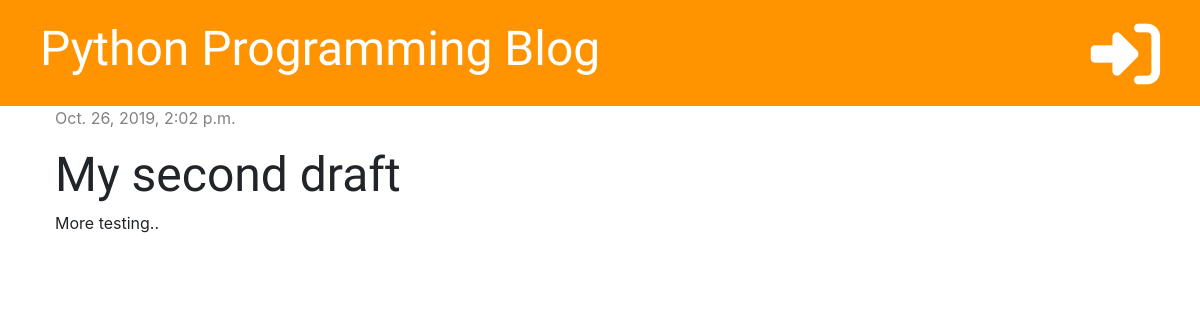
/post/7/, run on an earlier commit of the app's database.
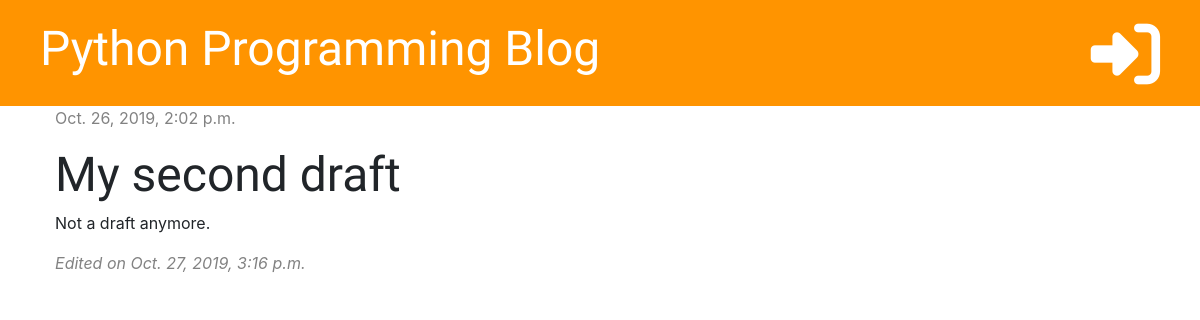
And on a later commit of the database.
### blog/models.py (models this page shows, shortened)
class Post(models.Model):
    author = models.ForeignKey('auth.User', on_delete=models.CASCADE)
    title = models.CharField(max_length=200)
    text = models.TextField()
    created_date = models.DateTimeField(default=timezone.now)
    published_date = models.DateTimeField(blank=True, null=True)
    edited_date = models.DateTimeField(blank=True, null=True)

### blog/views.py (the view)
# urls.py: path('post/<int:pk>/', views.post_detail, name='post_detail'),
def post_detail(request, pk):
    post = get_object_or_404(Post, pk=pk)
    stuff_for_frontend = {'post': post}
    return render(request, 'blog/post_detail.html', stuff_for_frontend)

### blog/templates/blog/post_detail.html (shortened to what this page needs)
{% extends 'blog/base.html' %}
{% block content %}
    <div class="post">
        {% if post.published_date %}
            <p class="date">{{ post.published_date }}</p>
        {% else %}
            <a href="{% url 'post_publish' pk=post.pk %}" class="btn btn-primary">Publish</a>
        {% endif %}
        <h1>{{ post.title }}</h1>
        <p>{{ post.text|linebreaksbr }}</p>
        {% if post.edited_date %}
            <p class="date"><i>Edited on {{ post.edited_date }}</i></p>
        {% endif %}
    </div>
{% endblock %}

### blog/templates/blog/base.html (shortened to what this page needs)
{% load staticfiles %}
<!DOCTYPE html>
<html lang="en">
<head>
    <link href="https://stackpath.bootstrapcdn.com/bootstrap/4.3.1/css/bootstrap.min.css" rel="stylesheet">
    <link href="{% static 'css/blog.css' %}" rel="stylesheet">
</head>
<body>
<div class="page-header">
    {% if user.is_authenticated %}
        <a href="{% url 'post_draft_list' %}" class="top-menu"><i class="fab fa-firstdraft fa-2x"></i></a>
        <a href="{% url 'post_new' %}" class="top-menu"><i class="fas fa-plus fa-2x"></i></a>
        <p class="top-menu">Hello {{ user.username }} <small>(<a href="{% url 'logout' %}">Log out</a>)</small></p>
    {% else %}
        <a href="{% url 'login' %}" class="top-menu"><i class="fas fa-sign-in-alt fa-2x"></i></a>
    {% endif %}
    <h1><a href="{% url 'post_list' %}">Python Programming Blog</a></h1>
</div>
<div class="content container">
    <div class="row">
        <div class="col-md-8">
            {% block content %}
            {% endblock %}
        </div>
    </div>
</div>
</body>
</html>

### blog/static/css/blog.css (style rules this page uses)
.page-header { background-color: #ff9400; margin-top: 0; padding: 20px 20px 20px 40px; }
.page-header h1, .page-header h1 a { color: #ffffff; font-size: 36pt; text-decoration: none; }
.content { margin-left: 40px; }
h1, h2, h3, h4 { font-family: 'Inconsolata', 'Droid Sans',serif; font-size: 48px; }
.date { color: #828282 }
.post { margin-bottom: 70px }
.top-menu { color: #ffffff; float: right; font-size: 26pt; margin-right: 20px; }

What changed in the data, as far as the page shows it:
changed Post "My second draft": text "More testing.." → "Not a draft anymore."; edited_date (not shown) → "Oct. 27, 2019, 3:16 p.m."
Also different on the page:
text now shown: "Edited on"
